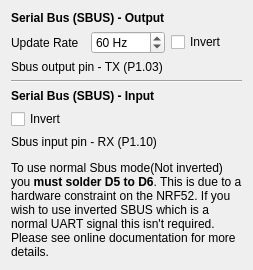
                <widget class="QWidget" name="sbus">
                 <layout class="QGridLayout" name="gridLayout_13">
                  <item row="0" column="0" colspan="2">
                   <widget class="QLabel" name="label_48">
                    <property name="text">
                     <string>&lt;html&gt;&lt;head/&gt;&lt;body&gt;&lt;p&gt;&lt;span style=&quot; font-weight:600;&quot;&gt;Serial Bus (SBUS) - Output&lt;/span&gt;&lt;/p&gt;&lt;/body&gt;&lt;/html&gt;</string>
                    </property>
                   </widget>
                  </item>
                  <item row="1" column="0">
                   <widget class="QLabel" name="label_16">
                    <property name="text">
                     <string>Update Rate</string>
                    </property>
                   </widget>
                  </item>
                  <item row="1" column="1">
                   <widget class="QSpinBox" name="spnSBUSRate">
                    <property name="suffix">
                     <string> Hz</string>
                    </property>
                    <property name="minimum">
                     <number>30</number>
                    </property>
                    <property name="maximum">
                     <number>140</number>
                    </property>
                    <property name="value">
                     <number>60</number>
                    </property>
                   </widget>
                  </item>
                  <item row="1" column="2">
                   <widget class="QCheckBox" name="chkSbusOutInv">
                    <property name="text">
                     <string>Invert</string>
                    </property>
                   </widget>
                  </item>
                  <item row="2" column="0" colspan="2">
                   <widget class="QLabel" name="label_51">
                    <property name="text">
                     <string>Sbus output pin - TX (P1.03)</string>
                    </property>
                   </widget>
                  </item>
                  <item row="3" column="0" colspan="3">
                   <widget class="Line" name="line_2">
                    <property name="orientation">
                     <enum>Qt::Horizontal</enum>
                    </property>
                   </widget>
                  </item>
                  <item row="4" column="0" colspan="2">
                   <widget class="QLabel" name="label_53">
                    <property name="text">
                     <string>&lt;html&gt;&lt;head/&gt;&lt;body&gt;&lt;p&gt;&lt;span style=&quot; font-weight:600;&quot;&gt;Serial Bus (SBUS) - Input&lt;/span&gt;&lt;/p&gt;&lt;/body&gt;&lt;/html&gt;</string>
                    </property>
                   </widget>
                  </item>
                  <item row="5" column="0" colspan="2">
                   <widget class="QCheckBox" name="chkSbusInInv">
                    <property name="text">
                     <string>Invert</string>
                    </property>
                   </widget>
                  </item>
                  <item row="6" column="0" colspan="3">
                   <widget class="QLabel" name="label_54">
                    <property name="text">
                     <string>&lt;html&gt;&lt;head/&gt;&lt;body&gt;&lt;p&gt;Sbus input pin - RX (P1.10)&lt;/p&gt;&lt;p&gt;To use normal Sbus mode(Not inverted) you &lt;span style=&quot; font-weight:600;&quot;&gt;must solder D5 to D6&lt;/span&gt;. This is due to a hardware constraint on the NRF52. If you wish to use inverted SBUS which is a normal UART signal this isn't required. Please see online documentation for more details.&lt;/p&gt;&lt;/body&gt;&lt;/html&gt;</string>
                    </property>
                    <property name="alignment">
                     <set>Qt::AlignLeading|Qt::AlignLeft|Qt::AlignTop</set>
                    </property>
                    <property name="wordWrap">
                     <bool>true</bool>
                    </property>
                   </widget>
                  </item>
                 </layout>
                </widget>
